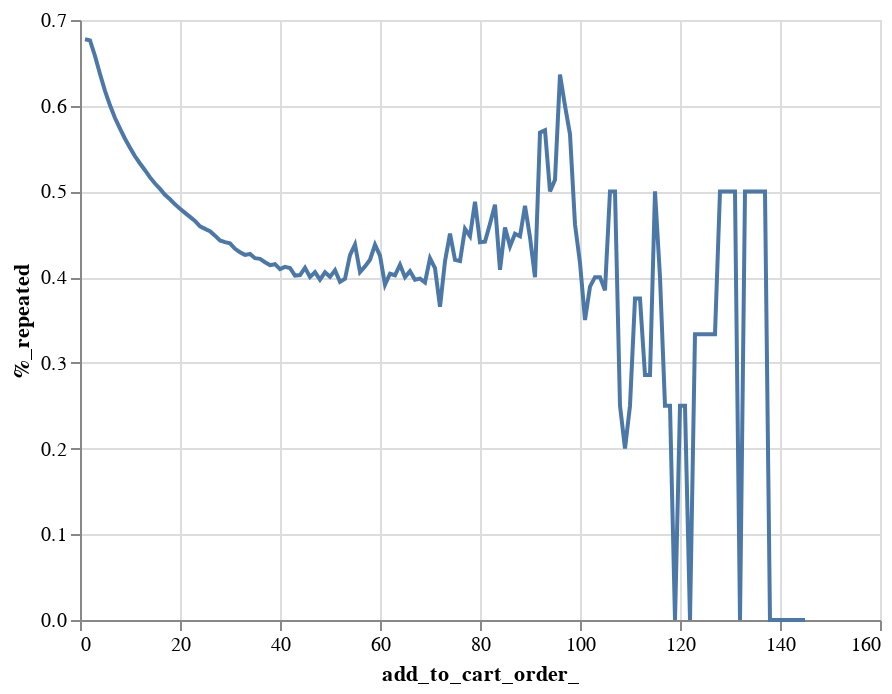

Source (notebook cell):
### Code cell
alt.Chart(prod_cart_pos).mark_line().encode(
    x='add_to_cart_order_',
    y='%_repeated'
)

### Figure 1 — Vega-Lite specification as saved in the notebook (floating-point values rounded to 4 significant figures; data arrays with more than 128 entries replaced by an {"elided": "..."} marker saying what was removed)
{"config": {"view": {"continuousWidth": 400, "continuousHeight": 300}}, "data": {"name": "data-5f4956af3aa43e34189d2c1404ee3e0a"}, "mark": "line", "encoding": {"x": {"type": "quantitative", "field": "add_to_cart_order_"}, "y": {"type": "quantitative", "field": "%_repeated"}}, "$schema": "https://vega.github.io/schema/vega-lite/v4.0.0.json", "datasets": {"data-5f4956af3aa43e34189d2c1404ee3e0a": {"elided": "145 records"}}}
